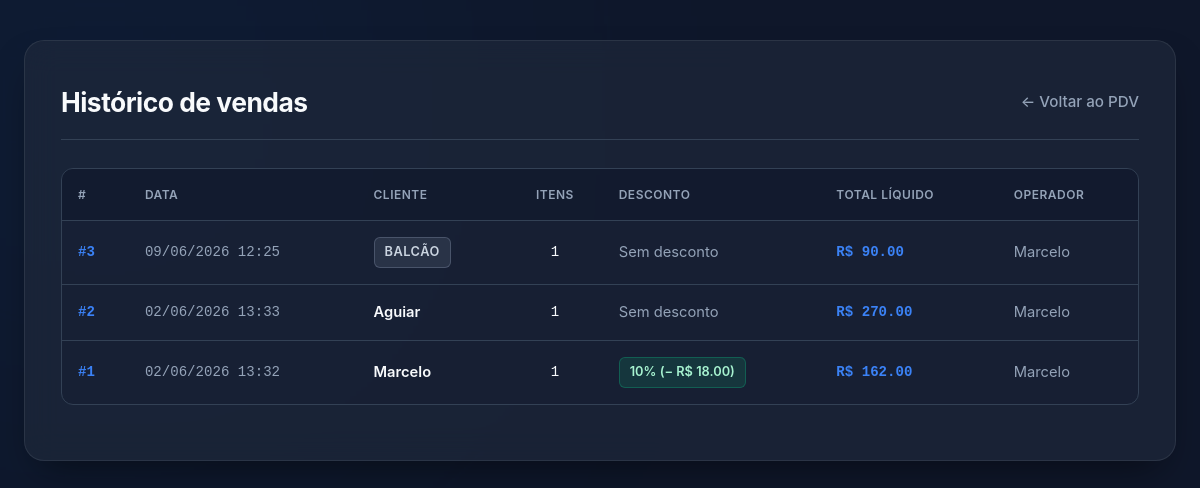
The page /pdv/historico (signed in) on the database its author committed.
### app/models/venda.py (models this page shows, shortened)
class Venda(Base):
    __tablename__ = "vendas"
    id         = Column(Integer, primary_key=True, index=True)
    cliente_id = Column(
        Integer,
        ForeignKey("clientes.id", ondelete="SET NULL"),
        nullable=True
    )
    usuario_id = Column(
        Integer,
        ForeignKey("usuarios.id", ondelete="SET NULL"),
        nullable=True
    )
    desconto_percentual = Column(Float, nullable=False, default=0.0)
    total_bruto  = Column(Float, nullable=False, default=0.0)
    total_liquido = Column(Float, nullable=False, default=0.0)
    observacao = Column(String(255), nullable=True)
    criado_em = Column(DateTime, server_default=func.now())
    cliente = relationship("Cliente", back_populates="vendas")
    usuario = relationship("Usuario", backref="vendas")
    itens   = relationship(
        "ItemVenda",
        back_populates="venda",
        cascade="all, delete-orphan"  # deleta itens se a venda for deletada
    )

### app/models/usuario.py (models this page shows)
class Usuario(Base):
    __tablename__ = "usuarios"
    id = Column(Integer, primary_key=True, autoincrement=True)
    nome = Column(String(100), nullable=False)
    email = Column(String(150), unique=True, nullable=False)
    senha_hash = Column(String(255), nullable=False)
    role = Column(String(20), default="operador")
    ativo = Column(Boolean, default=True)
    criado_em = Column(DateTime, server_default=func.now())

### app/models/cliente.py (models this page shows, shortened)
class Cliente(Base):
    __tablename__ = "clientes"
    id         = Column(Integer, primary_key=True, index=True)
    nome       = Column(String(150), nullable=False, index=True)
    matricula  = Column(String(50), nullable=True, unique=True)
    telefone   = Column(String(20), nullable=True)
    is_associado = Column(Boolean, default=False, nullable=False)
    ativo      = Column(Boolean, default=True)
    criado_em  = Column(DateTime, server_default=func.now())
    vendas = relationship("Venda", back_populates="cliente")

### app/controllers/pdv_controller.py (the view)
@router.get("/historico")
def historico_vendas(
    request: Request,
    db: Session = Depends(get_db),
    usuario = Depends(get_usuario_logado)
):
    vendas = (
        db.query(Venda)
        .order_by(Venda.criado_em.desc())
        .limit(100)
        .all()
    )
    return templates.TemplateResponse(
        request,
        "pdv/historico.html",
        {"request": request, "usuario": usuario, "vendas": vendas})

### app/templates/pdv/historico.html (shortened to what this page needs)
<!DOCTYPE html>
<html lang="pt-br">
<head>
</head>
<body>
    <div class="container">
        <header>
            <h1>Histórico de vendas</h1>
            <a href="/pdv" class="btn-back">← Voltar ao PDV</a>
        </header>
        <div class="table-responsive">
            <table>
                <thead>
                    <tr>
                        <th>#</th>
                        <th>Data</th>
                        <th>Cliente</th>
                        <th style="text-align: center;">Itens</th>
                        <th>Desconto</th>
                        <th>Total Líquido</th>
                        <th>Operador</th>
                    </tr>
                </thead>
                <tbody>
                    {% for v in vendas %}
                    <tr>
                        <td class="monospace">
                            <a href="/pdv/venda/{{ v.id }}" class="id-link">#{{ v.id }}</a>
                        </td>
                        <td class="monospace" style="color: var(--text-muted);">
                            {{ v.criado_em.strftime('%d/%m/%Y %H:%M') }}
                        </td>
                        <td>
                            {% if v.cliente %}
                                <strong style="color: var(--text-main); font-weight: 600;">{{ v.cliente.nome }}</strong>
                            {% else %}
                                <span class="badge badge-balcao">Balcão</span>
                            {% endif %}
                        </td>
                        <td class="monospace" style="text-align: center; color: var(--text-main);">
                            {{ v.itens | length }}
                        </td>
                        <td>
                            {% if v.desconto_percentual > 0 %}
                                <span class="badge badge-discount">
                                    {{ v.desconto_percentual|int }}% (− R$ {{ "%.2f"|format(v.desconto_valor) }})
                                </span>
                            {% else %}
                                <span style="color: var(--text-muted)">Sem desconto</span>
                            {% endif %}
                        </td>
                        <td class="monospace" style="font-weight: 600; color: #3b82f6;">
                            R$ {{ "%.2f"|format(v.total_liquido) }}
                        </td>
                        <td style="color: var(--text-muted);">
                            {{ v.usuario.nome if v.usuario else "—" }}
                        </td>
                    </tr>
                    {% endfor %}
                </tbody>
            </table>
        </div>
    </div>
</body>
</html>

### app/templates/pdv/historico.html (style rules this page uses)
:root { --primary: #0066cc; --primary-gradient: linear-gradient(135deg, #0066cc, #3b82f6); --bg-base: #0f172a; --bg-surface: rgba(30, 41, 59, 0.7); --text-main: #f8fafc; --text-muted: #94a3b8; --border-color: #334155; --success: #10b981; --success-bg: rgba(16, 185, 129, 0.15); --success-border: rgba(16, 185, 129, 0.3); --client-balcao: #cbd5e1; --client-balcao-bg: rgba(148, 163, 184, 0.15); --client-balcao-border: rgba(148, 163, 184, 0.3); --radius-xl: 20px; --radius-md: 12px; --radius-sm: 6px; --transition: all 0.25s cubic-bezier(0.4, 0, 0.2, 1); }
* { box-sizing: border-box; margin: 0; padding: 0; }
body { font-family: 'Inter', -apple-system, BlinkMacSystemFont, "Segoe UI", Roboto, sans-serif; background-color: var(--bg-base); color: var(--text-main); line-height: 1.6; padding: 40px 24px; min-height: 100vh; position: relative; overflow-x: hidden; }
body::before { content: ''; position: absolute; width: 600px; height: 600px; background: var(--primary); filter: blur(180px); opacity: 0.08; top: -200px; left: -200px; pointer-events: none; }
.container { max-width: 1200px; margin: 0 auto; background-color: var(--bg-surface); backdrop-filter: blur(16px); -webkit-backdrop-filter: blur(16px); padding: 40px 36px; border-radius: var(--radius-xl); border: 1px solid rgba(255, 255, 255, 0.08); box-shadow: 0 20px 40px -15px rgba(0, 0, 0, 0.5); z-index: 10; position: relative; }
header { display: flex; justify-content: space-between; align-items: center; margin-bottom: 28px; border-bottom: 1px solid var(--border-color); padding-bottom: 16px; }
h1 { font-size: 1.65rem; color: var(--text-main); font-weight: 700; letter-spacing: -0.5px; }
a { color: #3b82f6; text-decoration: none; transition: var(--transition); }
.btn-back { display: inline-flex; align-items: center; color: var(--text-muted); font-weight: 500; font-size: 0.95rem; transition: var(--transition); }
.table-responsive { overflow-x: auto; border-radius: var(--radius-md); border: 1px solid var(--border-color); background-color: rgba(15, 23, 42, 0.2); margin-bottom: 15px; }
table { width: 100%; border-collapse: collapse; text-align: left; font-size: 0.92rem; }
th, td { padding: 16px; border-bottom: 1px solid var(--border-color); }
th { background-color: rgba(15, 23, 42, 0.5); color: var(--text-muted); font-weight: 600; text-transform: uppercase; font-size: 0.75rem; letter-spacing: 0.5px; }
tr:last-child td { border-bottom: none; }
.monospace { font-family: ui-monospace, SFMono-Regular, Menlo, Consolas, monospace; font-size: 0.88rem; }
.id-link { font-weight: 700; color: #3b82f6; }
.badge-discount { display: inline-flex; align-items: center; padding: 4px 10px; border-radius: var(--radius-sm); font-size: 0.8rem; font-weight: 600; background-color: var(--success-bg); color: #a7f3d0; border: 1px solid var(--success-border); }
.badge-balcao { display: inline-flex; align-items: center; padding: 4px 10px; border-radius: var(--radius-sm); font-size: 0.8rem; font-weight: 600; background-color: var(--client-balcao-bg); color: var(--client-balcao); border: 1px solid var(--client-balcao-border); text-transform: uppercase; letter-spacing: 0.5px; }

### rows shown on the page
Venda: id "3", criado_em "09/06/2026 12:25", shows "BALCÃO", itens|length "1", desconto_percentual "Sem desconto", total_liquido "90.00", usuario "Marcelo"
Venda: id "2", criado_em "02/06/2026 13:33", cliente.nome "Aguiar", itens|length "1", desconto_percentual "Sem desconto", total_liquido "270.00", usuario "Marcelo"
Venda: id "1", criado_em "02/06/2026 13:32", cliente.nome "Marcelo", itens|length "1", desconto_percentual "10", desconto_valor "18.00", total_liquido "162.00", usuario "Marcelo"
